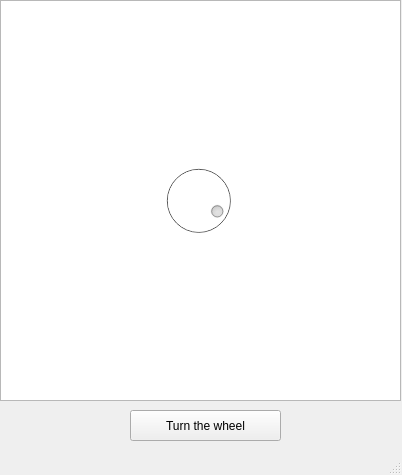
<?xml version="1.0" encoding="UTF-8"?>
<ui version="4.0">
 <class>MainWindow</class>
 <widget class="QMainWindow" name="MainWindow">
  <property name="geometry">
   <rect>
    <x>0</x>
    <y>0</y>
    <width>402</width>
    <height>475</height>
   </rect>
  </property>
  <property name="windowTitle">
   <string>MainWindow</string>
  </property>
  <widget class="QWidget" name="centralWidget">
   <property name="sizePolicy">
    <sizepolicy hsizetype="Expanding" vsizetype="Expanding">
     <horstretch>0</horstretch>
     <verstretch>0</verstretch>
    </sizepolicy>
   </property>
   <widget class="QPushButton" name="pushButton_Turn">
    <property name="geometry">
     <rect>
      <x>130</x>
      <y>410</y>
      <width>151</width>
      <height>31</height>
     </rect>
    </property>
    <property name="text">
     <string>Turn the wheel</string>
    </property>
   </widget>
   <widget class="QGraphicsView" name="graphicsView_Wheel">
    <property name="geometry">
     <rect>
      <x>0</x>
      <y>0</y>
      <width>401</width>
      <height>401</height>
     </rect>
    </property>
    <property name="sizePolicy">
     <sizepolicy hsizetype="Expanding" vsizetype="Expanding">
      <horstretch>0</horstretch>
      <verstretch>0</verstretch>
     </sizepolicy>
    </property>
   </widget>
   <widget class="QDial" name="dial">
    <property name="enabled">
     <bool>false</bool>
    </property>
    <property name="geometry">
     <rect>
      <x>153</x>
      <y>160</y>
      <width>91</width>
      <height>81</height>
     </rect>
    </property>
    <property name="maximum">
     <number>100</number>
    </property>
    <property name="value">
     <number>90</number>
    </property>
    <property name="sliderPosition">
     <number>90</number>
    </property>
   </widget>
  </widget>
  <widget class="QStatusBar" name="statusBar"/>
  <action name="TurnTheWheel">
   <property name="text">
    <string>Вращать Барабан</string>
   </property>
   <property name="toolTip">
    <string>Вращать Барабан</string>
   </property>
  </action>
 </widget>
 <layoutdefault spacing="6" margin="11"/>
 <resources/>
 <connections/>
</ui>
